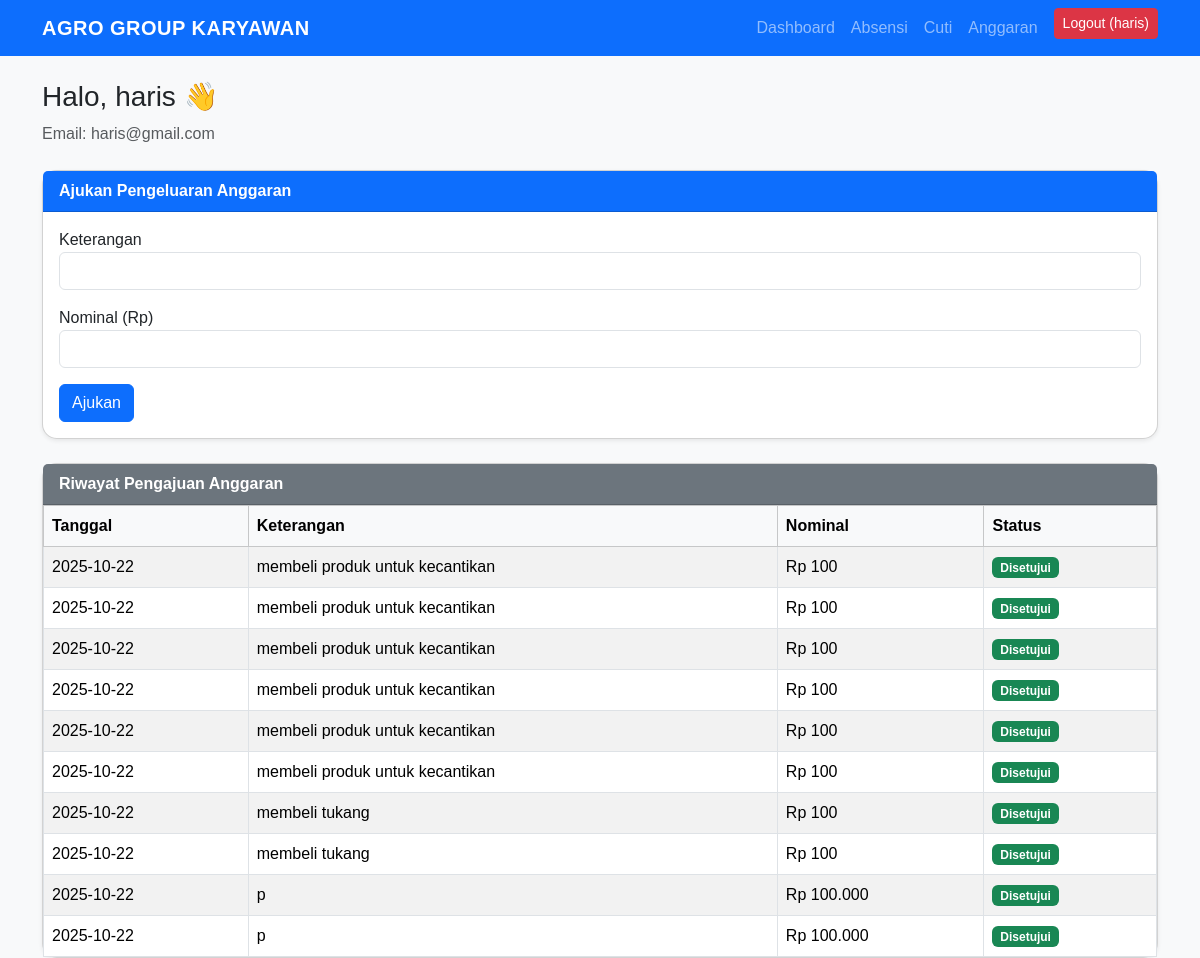
/karyawan/anggaran.php (signed in), run on the app's committed database.
### tables this page shows
CREATE TABLE `karyawan` (
  `id` int(11) NOT NULL,
  `nama` varchar(100) NOT NULL,
  `email` varchar(100) NOT NULL,
  `password` varchar(255) NOT NULL,
  `role` enum('admin','karyawan') DEFAULT 'karyawan',
  `sisa_cuti` int(11) DEFAULT 4
);

CREATE TABLE `anggaran` (
  `id` int(11) NOT NULL,
  `karyawan_id` int(11) NOT NULL,
  `tgl_pengajuan` date NOT NULL,
  `keterangan` varchar(255) NOT NULL,
  `nominal` bigint(20) NOT NULL,
  `status` enum('Pending','Disetujui','Ditolak') DEFAULT 'Pending'
);

### karyawan/anggaran.php (the view, shortened to what this page needs)
<?php
require '../config/db.php';
$uid = $_SESSION['user_id'];
$stmt_user = $conn->prepare("SELECT nama, email FROM karyawan WHERE id=?");
$stmt_user->bind_param("i", $uid);
$stmt_user->execute();
$user = $stmt_user->get_result()->fetch_assoc();
$stmt_hist = $conn->prepare("SELECT tgl_pengajuan AS tanggal, keterangan, nominal, status FROM anggaran WHERE karyawan_id=? ORDER BY tgl_pengajuan DESC");
$stmt_hist->bind_param("i",$uid);
$stmt_hist->execute();
$res = $stmt_hist->get_result();
?>
<!DOCTYPE html>
<html lang="id">
<head>
<link href="https://cdn.jsdelivr.net/npm/bootstrap@5.3.3/dist/css/bootstrap.min.css" rel="stylesheet">
<link href="../assets/css/style.css" rel="stylesheet">
</head>
<body class="bg-light">
<?php include '../includes/navbar.php';  ?>
<div class="container mt-4">
    <h3>Halo, <?= htmlspecialchars($user['nama']); ?> 👋</h3>
    <p class="text-muted mb-4">Email: <?= htmlspecialchars($user['email']); ?></p>
    <div class="card mb-4 shadow-sm">
        <div class="card-header bg-primary text-white fw-bold">Ajukan Pengeluaran Anggaran</div>
        <div class="card-body">
            <form method="POST">
                <div class="mb-3">
                    <label>Keterangan</label>
                    <input type="text" name="keterangan" class="form-control" required>
                </div>
                <div class="mb-3">
                    <label>Nominal (Rp)</label>
                    <input type="number" name="nominal" class="form-control" min="0" step="0.01" required>
                </div>
                <button type="submit" class="btn btn-primary">Ajukan</button>
            </form>
        </div>
    </div>
    <div class="card shadow-sm">
        <div class="card-header bg-secondary text-white fw-bold">Riwayat Pengajuan Anggaran</div>
        <div class="card-body p-0">
            <div class="table-responsive">
                <table class="table table-bordered table-striped mb-0">
                    <thead class="table-light">
                        <tr>
                            <th>Tanggal</th>
                            <th>Keterangan</th>
                            <th>Nominal</th>
                            <th>Status</th>
                        </tr>
                    </thead>
                    <tbody>
                        <?php if($res->num_rows > 0): ?>
                            <?php while($row = $res->fetch_assoc()): ?>
                                <tr>
                                    <td><?= htmlspecialchars($row['tanggal']); ?></td>
                                    <td><?= htmlspecialchars($row['keterangan']); ?></td>
                                    <td>Rp <?= number_format($row['nominal'],0,',','.'); ?></td>
                                    <td>
                                        <?php
                                        switch($row['status']){
                                            case 'Disetujui': echo "<span class='badge bg-success'>{$row['status']}</span>"; break;
                                        }
                                        ?>
                                    </td>
                                </tr>
                            <?php endwhile; ?>
                        <?php else: ?>
                            <tr><td colspan="4" class="text-center text-muted">Belum ada data pengajuan anggaran.</td></tr>
                        <?php endif; ?>
                    </tbody>
                </table>
            </div>
        </div>
    </div>
</div>
</body>
</html>

### assets/css/style.css (style rules this page uses)
body { font-family: 'Poppins', sans-serif; background-color: #f8f9fb; }
.card { border-radius: 15px; transition: transform 0.2s ease, box-shadow 0.2s ease; }

### data on the page
karyawan: nama "haris", email "haris@gmail.com"
anggaran: tgl_pengajuan "2025-10-22", keterangan "membeli produk untuk kecantikan", nominal "100", status "Disetujui"
anggaran: tgl_pengajuan "2025-10-22", keterangan "membeli produk untuk kecantikan", nominal "100", status "Disetujui"
anggaran: tgl_pengajuan "2025-10-22", keterangan "membeli produk untuk kecantikan", nominal "100", status "Disetujui"
anggaran: tgl_pengajuan "2025-10-22", keterangan "membeli produk untuk kecantikan", nominal "100", status "Disetujui"
anggaran: tgl_pengajuan "2025-10-22", keterangan "membeli produk untuk kecantikan", nominal "100", status "Disetujui"
anggaran: tgl_pengajuan "2025-10-22", keterangan "membeli produk untuk kecantikan", nominal "100", status "Disetujui"
anggaran: tgl_pengajuan "2025-10-22", keterangan "membeli tukang", nominal "100", status "Disetujui"
anggaran: tgl_pengajuan "2025-10-22", keterangan "membeli tukang", nominal "100", status "Disetujui"
anggaran: tgl_pengajuan "2025-10-22", keterangan "p", nominal "100.000", status "Disetujui"
anggaran: tgl_pengajuan "2025-10-22", keterangan "p", nominal "100.000", status "Disetujui"

### other printed values
$role "KARYAWAN"
$nama "haris"
